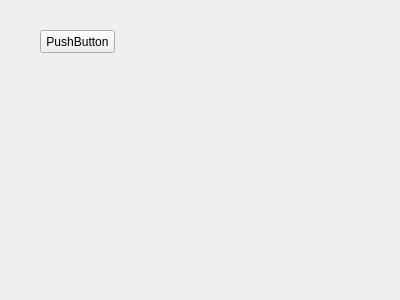
<?xml version="1.0" encoding="UTF-8"?>
<ui version="4.0">
 <class>Graf</class>
 <widget class="QWidget" name="Graf">
  <property name="geometry">
   <rect>
    <x>0</x>
    <y>0</y>
    <width>400</width>
    <height>300</height>
   </rect>
  </property>
  <property name="windowTitle">
   <string>Form</string>
  </property>
  <widget class="QCustomPlot" name="widget" native="true">
   <property name="geometry">
    <rect>
     <x>30</x>
     <y>90</y>
     <width>341</width>
     <height>171</height>
    </rect>
   </property>
  </widget>
  <widget class="QPushButton" name="pushButton">
   <property name="geometry">
    <rect>
     <x>40</x>
     <y>30</y>
     <width>75</width>
     <height>23</height>
    </rect>
   </property>
   <property name="text">
    <string>PushButton</string>
   </property>
  </widget>
 </widget>
 <customwidgets>
  <customwidget>
   <class>QCustomPlot</class>
   <extends>QWidget</extends>
   <header>qcustomplot.h</header>
   <container>1</container>
  </customwidget>
 </customwidgets>
 <resources/>
 <connections/>
</ui>
